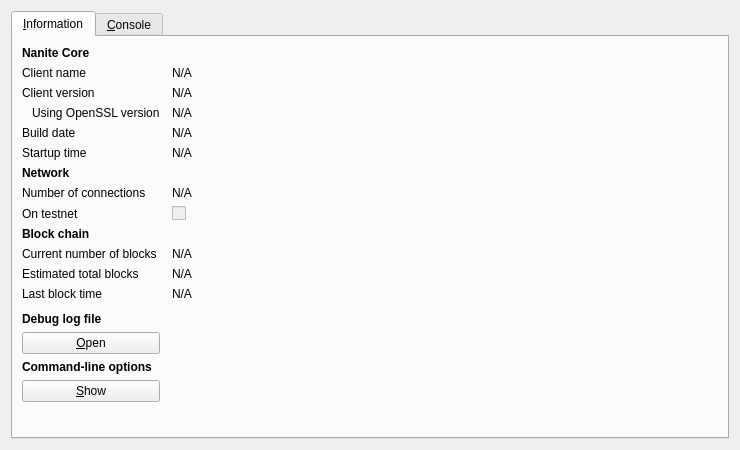
<?xml version="1.0" encoding="UTF-8"?>
<ui version="4.0">
 <class>RPCConsole</class>
 <widget class="QDialog" name="RPCConsole">
  <property name="geometry">
   <rect>
    <x>0</x>
    <y>0</y>
    <width>740</width>
    <height>450</height>
   </rect>
  </property>
  <property name="windowTitle">
   <string>Nanite - Debug window</string>
  </property>
  <layout class="QVBoxLayout" name="verticalLayout_2">
   <item>
    <widget class="QTabWidget" name="tabWidget">
     <property name="currentIndex">
      <number>0</number>
     </property>
     <widget class="QWidget" name="tab_info">
      <attribute name="title">
       <string>&amp;Information</string>
      </attribute>
      <layout class="QGridLayout" name="gridLayout" columnstretch="0,1">
       <property name="horizontalSpacing">
        <number>12</number>
       </property>
       <item row="0" column="0">
        <widget class="QLabel" name="label_9">
         <property name="font">
          <font>
           <weight>75</weight>
           <bold>true</bold>
          </font>
         </property>
         <property name="text">
          <string>Nanite Core</string>
         </property>
        </widget>
       </item>
       <item row="1" column="0">
        <widget class="QLabel" name="label_5">
         <property name="text">
          <string>Client name</string>
         </property>
        </widget>
       </item>
       <item row="1" column="1">
        <widget class="QLabel" name="clientName">
         <property name="cursor">
          <cursorShape>IBeamCursor</cursorShape>
         </property>
         <property name="text">
          <string>N/A</string>
         </property>
         <property name="textFormat">
          <enum>Qt::PlainText</enum>
         </property>
         <property name="textInteractionFlags">
          <set>Qt::LinksAccessibleByMouse|Qt::TextSelectableByKeyboard|Qt::TextSelectableByMouse</set>
         </property>
        </widget>
       </item>
       <item row="2" column="0">
        <widget class="QLabel" name="label_6">
         <property name="text">
          <string>Client version</string>
         </property>
        </widget>
       </item>
       <item row="2" column="1">
        <widget class="QLabel" name="clientVersion">
         <property name="cursor">
          <cursorShape>IBeamCursor</cursorShape>
         </property>
         <property name="text">
          <string>N/A</string>
         </property>
         <property name="textFormat">
          <enum>Qt::PlainText</enum>
         </property>
         <property name="textInteractionFlags">
          <set>Qt::LinksAccessibleByMouse|Qt::TextSelectableByKeyboard|Qt::TextSelectableByMouse</set>
         </property>
        </widget>
       </item>
       <item row="3" column="0">
        <widget class="QLabel" name="label_14">
         <property name="text">
          <string>Using OpenSSL version</string>
         </property>
         <property name="indent">
          <number>10</number>
         </property>
        </widget>
       </item>
       <item row="3" column="1">
        <widget class="QLabel" name="openSSLVersion">
         <property name="cursor">
          <cursorShape>IBeamCursor</cursorShape>
         </property>
         <property name="text">
          <string>N/A</string>
         </property>
         <property name="textFormat">
          <enum>Qt::PlainText</enum>
         </property>
         <property name="textInteractionFlags">
          <set>Qt::LinksAccessibleByMouse|Qt::TextSelectableByKeyboard|Qt::TextSelectableByMouse</set>
         </property>
        </widget>
       </item>
       <item row="4" column="0">
        <widget class="QLabel" name="label_12">
         <property name="text">
          <string>Build date</string>
         </property>
        </widget>
       </item>
       <item row="4" column="1">
        <widget class="QLabel" name="buildDate">
         <property name="cursor">
          <cursorShape>IBeamCursor</cursorShape>
         </property>
         <property name="text">
          <string>N/A</string>
         </property>
         <property name="textFormat">
          <enum>Qt::PlainText</enum>
         </property>
         <property name="textInteractionFlags">
          <set>Qt::LinksAccessibleByMouse|Qt::TextSelectableByKeyboard|Qt::TextSelectableByMouse</set>
         </property>
        </widget>
       </item>
       <item row="5" column="0">
        <widget class="QLabel" name="label_13">
         <property name="text">
          <string>Startup time</string>
         </property>
        </widget>
       </item>
       <item row="5" column="1">
        <widget class="QLabel" name="startupTime">
         <property name="cursor">
          <cursorShape>IBeamCursor</cursorShape>
         </property>
         <property name="text">
          <string>N/A</string>
         </property>
         <property name="textFormat">
          <enum>Qt::PlainText</enum>
         </property>
         <property name="textInteractionFlags">
          <set>Qt::LinksAccessibleByMouse|Qt::TextSelectableByKeyboard|Qt::TextSelectableByMouse</set>
         </property>
        </widget>
       </item>
       <item row="6" column="0">
        <widget class="QLabel" name="label_11">
         <property name="font">
          <font>
           <weight>75</weight>
           <bold>true</bold>
          </font>
         </property>
         <property name="text">
          <string>Network</string>
         </property>
        </widget>
       </item>
       <item row="7" column="0">
        <widget class="QLabel" name="label_7">
         <property name="text">
          <string>Number of connections</string>
         </property>
        </widget>
       </item>
       <item row="7" column="1">
        <widget class="QLabel" name="numberOfConnections">
         <property name="cursor">
          <cursorShape>IBeamCursor</cursorShape>
         </property>
         <property name="text">
          <string>N/A</string>
         </property>
         <property name="textFormat">
          <enum>Qt::PlainText</enum>
         </property>
         <property name="textInteractionFlags">
          <set>Qt::LinksAccessibleByMouse|Qt::TextSelectableByKeyboard|Qt::TextSelectableByMouse</set>
         </property>
        </widget>
       </item>
       <item row="8" column="0">
        <widget class="QLabel" name="label_8">
         <property name="text">
          <string>On testnet</string>
         </property>
        </widget>
       </item>
       <item row="8" column="1">
        <widget class="QCheckBox" name="isTestNet">
         <property name="enabled">
          <bool>false</bool>
         </property>
         <property name="text">
          <string/>
         </property>
        </widget>
       </item>
       <item row="9" column="0">
        <widget class="QLabel" name="label_10">
         <property name="font">
          <font>
           <weight>75</weight>
           <bold>true</bold>
          </font>
         </property>
         <property name="text">
          <string>Block chain</string>
         </property>
        </widget>
       </item>
       <item row="10" column="0">
        <widget class="QLabel" name="label_3">
         <property name="text">
          <string>Current number of blocks</string>
         </property>
        </widget>
       </item>
       <item row="10" column="1">
        <widget class="QLabel" name="numberOfBlocks">
         <property name="cursor">
          <cursorShape>IBeamCursor</cursorShape>
         </property>
         <property name="text">
          <string>N/A</string>
         </property>
         <property name="textFormat">
          <enum>Qt::PlainText</enum>
         </property>
         <property name="textInteractionFlags">
          <set>Qt::LinksAccessibleByMouse|Qt::TextSelectableByKeyboard|Qt::TextSelectableByMouse</set>
         </property>
        </widget>
       </item>
       <item row="11" column="0">
        <widget class="QLabel" name="label_4">
         <property name="text">
          <string>Estimated total blocks</string>
         </property>
        </widget>
       </item>
       <item row="11" column="1">
        <widget class="QLabel" name="totalBlocks">
         <property name="cursor">
          <cursorShape>IBeamCursor</cursorShape>
         </property>
         <property name="text">
          <string>N/A</string>
         </property>
         <property name="textFormat">
          <enum>Qt::PlainText</enum>
         </property>
         <property name="textInteractionFlags">
          <set>Qt::LinksAccessibleByMouse|Qt::TextSelectableByKeyboard|Qt::TextSelectableByMouse</set>
         </property>
        </widget>
       </item>
       <item row="12" column="0">
        <widget class="QLabel" name="label_2">
         <property name="text">
          <string>Last block time</string>
         </property>
        </widget>
       </item>
       <item row="12" column="1">
        <widget class="QLabel" name="lastBlockTime">
         <property name="cursor">
          <cursorShape>IBeamCursor</cursorShape>
         </property>
         <property name="text">
          <string>N/A</string>
         </property>
         <property name="textFormat">
          <enum>Qt::PlainText</enum>
         </property>
         <property name="textInteractionFlags">
          <set>Qt::LinksAccessibleByMouse|Qt::TextSelectableByKeyboard|Qt::TextSelectableByMouse</set>
         </property>
        </widget>
       </item>
       <item row="13" column="0">
        <spacer name="verticalSpacer_2">
         <property name="orientation">
          <enum>Qt::Vertical</enum>
         </property>
         <property name="sizeHint" stdset="0">
          <size>
           <width>20</width>
           <height>20</height>
          </size>
         </property>
        </spacer>
       </item>
       <item row="14" column="0">
        <widget class="QLabel" name="labelDebugLogfile">
         <property name="font">
          <font>
           <weight>75</weight>
           <bold>true</bold>
          </font>
         </property>
         <property name="text">
          <string>Debug log file</string>
         </property>
        </widget>
       </item>
       <item row="15" column="0">
        <widget class="QPushButton" name="openDebugLogfileButton">
         <property name="toolTip">
          <string>Open the Nanite debug log file from the current data directory. This can take a few seconds for large log files.</string>
         </property>
         <property name="text">
          <string>&amp;Open</string>
         </property>
         <property name="autoDefault">
          <bool>false</bool>
         </property>
        </widget>
       </item>
       <item row="16" column="0">
        <widget class="QLabel" name="labelCLOptions">
         <property name="font">
          <font>
           <weight>75</weight>
           <bold>true</bold>
          </font>
         </property>
         <property name="text">
          <string>Command-line options</string>
         </property>
        </widget>
       </item>
       <item row="17" column="0">
        <widget class="QPushButton" name="showCLOptionsButton">
         <property name="toolTip">
          <string>Show the Nanite-Qt help message to get a list with possible Nanite command-line options.</string>
         </property>
         <property name="text">
          <string>&amp;Show</string>
         </property>
         <property name="autoDefault">
          <bool>false</bool>
         </property>
        </widget>
       </item>
       <item row="18" column="0">
        <spacer name="verticalSpacer">
         <property name="orientation">
          <enum>Qt::Vertical</enum>
         </property>
         <property name="sizeHint" stdset="0">
          <size>
           <width>20</width>
           <height>40</height>
          </size>
         </property>
        </spacer>
       </item>
      </layout>
     </widget>
     <widget class="QWidget" name="tab_console">
      <attribute name="title">
       <string>&amp;Console</string>
      </attribute>
      <layout class="QVBoxLayout" name="verticalLayout_3">
       <property name="spacing">
        <number>3</number>
       </property>
       <item>
        <widget class="QTextEdit" name="messagesWidget">
         <property name="minimumSize">
          <size>
           <width>0</width>
           <height>100</height>
          </size>
         </property>
         <property name="readOnly">
          <bool>true</bool>
         </property>
         <property name="tabKeyNavigation" stdset="0">
          <bool>false</bool>
         </property>
         <property name="columnCount" stdset="0">
          <number>2</number>
         </property>
        </widget>
       </item>
       <item>
        <layout class="QHBoxLayout" name="horizontalLayout">
         <property name="spacing">
          <number>3</number>
         </property>
         <item>
          <widget class="QLabel" name="label">
           <property name="text">
            <string notr="true">&gt;</string>
           </property>
          </widget>
         </item>
         <item>
          <widget class="QLineEdit" name="lineEdit"/>
         </item>
         <item>
          <widget class="QPushButton" name="clearButton">
           <property name="maximumSize">
            <size>
             <width>24</width>
             <height>24</height>
            </size>
           </property>
           <property name="toolTip">
            <string>Clear console</string>
           </property>
           <property name="text">
            <string/>
           </property>
           <property name="icon">
            <iconset resource="../bitcoin.qrc">
             <normaloff>:/icons/remove</normaloff>:/icons/remove</iconset>
           </property>
           <property name="shortcut">
            <string notr="true">Ctrl+L</string>
           </property>
           <property name="autoDefault">
            <bool>false</bool>
           </property>
          </widget>
         </item>
        </layout>
       </item>
      </layout>
     </widget>
    </widget>
   </item>
  </layout>
 </widget>
 <resources>
  <include location="../bitcoin.qrc"/>
 </resources>
 <connections/>
</ui>
